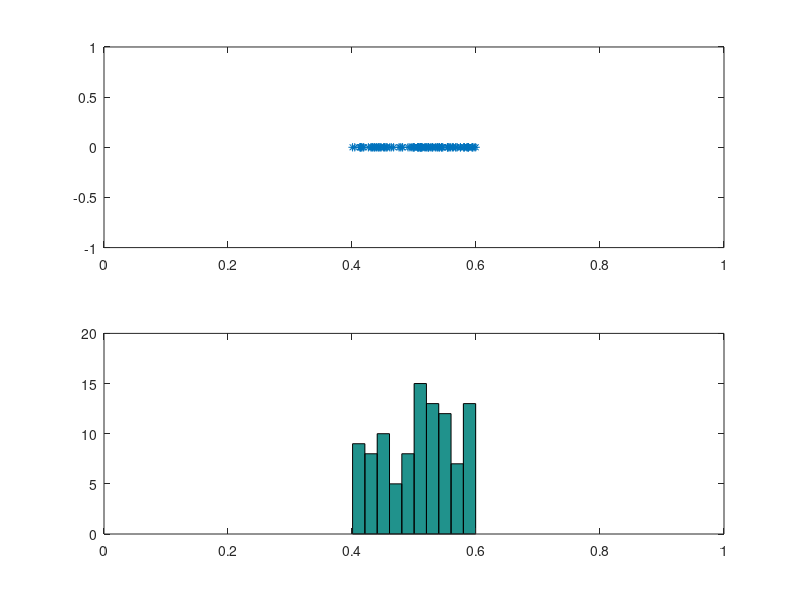

Write the MATLAB code that produced this figure.
xmin = 0.4;
xmax = 0.6;
N = 100;
X = xmin+(xmax-xmin)*rand(1,N);
Y = zeros(1,N);
figure
subplot(2,1,1)
plot(X,Y,'*')
xlim([0 1])
subplot(2,1,2)
hist(X)
xlim([0 1])
hold off;